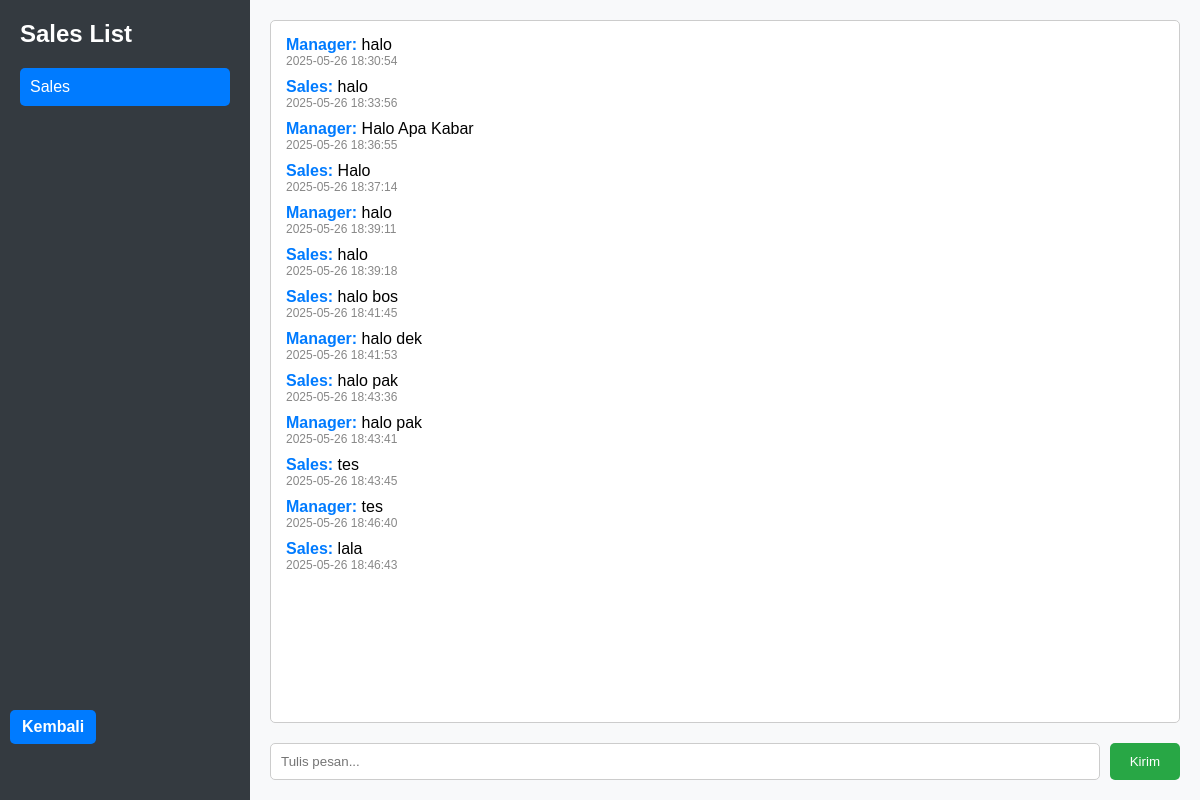
Screenshot of /Manager/Chat.php?to=12 (signed in) with the database file from the repository.
### tables this page shows
CREATE TABLE `users` (
  `id` int(11) NOT NULL,
  `email` varchar(255) NOT NULL,
  `username` varchar(255) NOT NULL,
  `password` varchar(255) NOT NULL,
  `role` varchar(255) NOT NULL,
  `foto` varchar(255) NOT NULL
);

CREATE TABLE `messages` (
  `id` int(11) NOT NULL,
  `senderId` int(11) NOT NULL,
  `receiverId` int(11) NOT NULL,
  `message` text NOT NULL,
  `createdAt` datetime NOT NULL,
  `updatedAt` datetime NOT NULL
);

### Manager/Chat.php (the view, shortened to what this page needs)
<?php
include '../DB.php';
$managerId = $_SESSION['id'];
$selectedSalesId = isset($_GET['to']) ? (int)$_GET['to'] : null;
$salesUsers = mysqli_query($conn, "SELECT id, username FROM users WHERE LOWER(role) = 'sales'");
$chatMessages = [];
if ($selectedSalesId) {
    $chatQuery = "
        SELECT m.*, u.username AS sender_name
        FROM messages m
        JOIN users u ON m.senderId = u.id
        WHERE (m.senderId = ? AND m.receiverId = ?)
           OR (m.senderId = ? AND m.receiverId = ?)
        ORDER BY m.createdAt ASC
    ";
    $stmt = mysqli_prepare($conn, $chatQuery);
    mysqli_stmt_bind_param($stmt, "iiii", $managerId, $selectedSalesId, $selectedSalesId, $managerId);
    mysqli_stmt_execute($stmt);
    $result = mysqli_stmt_get_result($stmt);
    if ($result) {
        $chatMessages = mysqli_fetch_all($result, MYSQLI_ASSOC);
    }
}
?>
<!DOCTYPE html>
<html>
<head>
</head>
<body>
    <div class="sidebar">
        <h2>Sales List</h2>
        <?php while ($row = mysqli_fetch_assoc($salesUsers)) { ?>
            <a href="?to=<?= $row['id'] ?>" class="<?= $selectedSalesId == $row['id'] ? 'active' : '' ?>">
                <?= htmlspecialchars($row['username']) ?>
            </a>
        <?php } ?>
    </div>
    <div class="chat-container">
        <?php if ($selectedSalesId): ?>
            <div class="chat-box">
                <?php foreach ($chatMessages as $msg) { ?>
                    <div class="message">
                        <strong><?= htmlspecialchars($msg['sender_name']) ?>:</strong>
                        <?= htmlspecialchars($msg['message']) ?>
                        <div style="font-size: 12px; color: #888;"><?= $msg['createdAt'] ?></div>
                    </div>
                <?php } ?>
            </div>
            <form method="post">
                <input type="text" name="message" placeholder="Tulis pesan..." required>
                <button type="submit">Kirim</button>
            </form>
        <?php else: ?>
            <h3>Pilih sales dari kiri untuk mulai chat.</h3>
        <?php endif; ?>
    </div>
    <div style="position: fixed; top: 10px; left: 10px;">
        <a href="../index.php" style="
            display: inline-block;
            padding: 8px 12px;
            background-color: #007bff;
            color: white;
            border-radius: 5px;
            text-decoration: none;
            font-weight: bold;
            margin-top: 700px;
        ">Kembali</a>
    </div>
</body>
</html>

### Manager/Chat.php (style rules this page uses)
body { font-family: Arial, sans-serif; display: flex; height: 100vh; margin: 0; }
.sidebar { width: 250px; background: #343a40; color: white; padding: 20px; box-sizing: border-box; }
.sidebar h2 { margin-top: 0; }
.sidebar a { color: white; display: block; margin: 10px 0; text-decoration: none; padding: 10px; background: #495057; border-radius: 5px; }
.sidebar a:hover, .sidebar a.active { background: #007bff; }
.chat-container { flex: 1; padding: 20px; background: #f8f9fa; box-sizing: border-box; display: flex; flex-direction: column; }
.chat-box { flex: 1; overflow-y: auto; margin-bottom: 20px; border: 1px solid #ccc; background: white; padding: 15px; border-radius: 5px; }
.message { margin-bottom: 10px; }
.message strong { color: #007bff; }
form { display: flex; gap: 10px; }
input[type="text"] { flex: 1; padding: 10px; border-radius: 5px; border: 1px solid #ccc; }
button { padding: 10px 20px; border: none; background: #28a745; color: white; border-radius: 5px; cursor: pointer; }

### rows the page displays
users: username "Sales"
messages: senderId.username "Manager", message "halo", createdAt "2025-05-26 18:30:54"
messages: senderId.username "Sales", message "halo", createdAt "2025-05-26 18:33:56"
messages: senderId.username "Manager", message "Halo Apa Kabar", createdAt "2025-05-26 18:36:55"
messages: senderId.username "Sales", message "Halo", createdAt "2025-05-26 18:37:14"
messages: senderId.username "Manager", message "halo", createdAt "2025-05-26 18:39:11"
messages: senderId.username "Sales", message "halo", createdAt "2025-05-26 18:39:18"
messages: senderId.username "Sales", message "halo bos", createdAt "2025-05-26 18:41:45"
messages: senderId.username "Manager", message "halo dek", createdAt "2025-05-26 18:41:53"
messages: senderId.username "Sales", message "halo pak", createdAt "2025-05-26 18:43:36"
messages: senderId.username "Manager", message "halo pak", createdAt "2025-05-26 18:43:41"
messages: senderId.username "Sales", message "tes", createdAt "2025-05-26 18:43:45"
messages: senderId.username "Manager", message "tes", createdAt "2025-05-26 18:46:40"
messages: senderId.username "Sales", message "lala", createdAt "2025-05-26 18:46:43"
